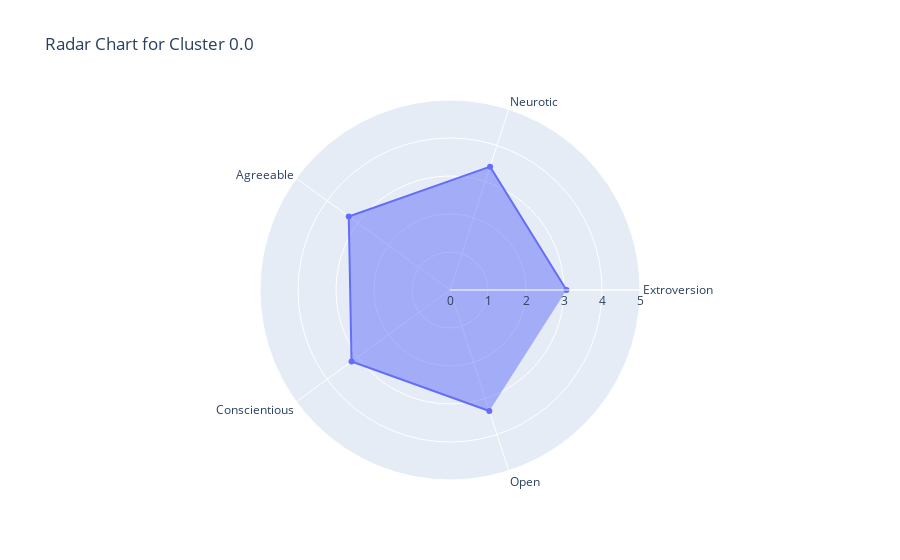
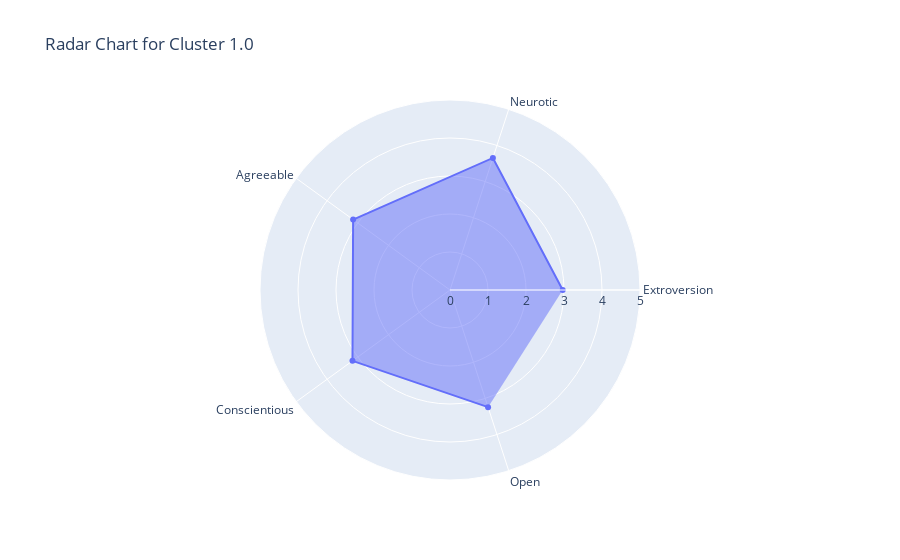
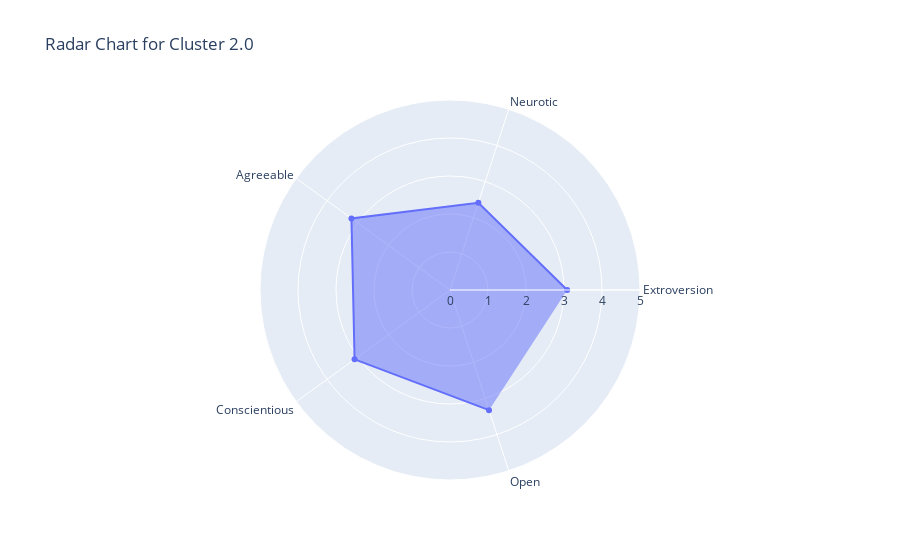
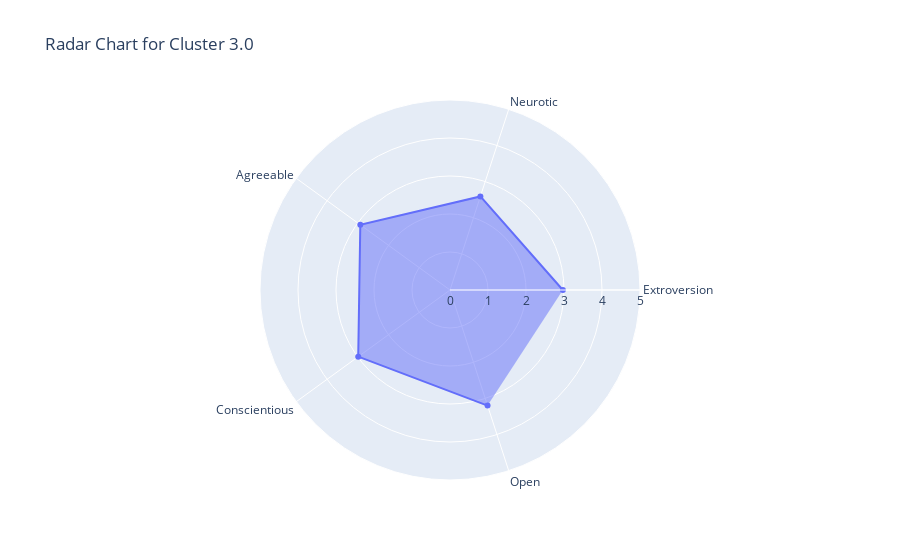

Write notebook code for charts like these, in order.
### Markdown cell above
### Cluster Interpretation:

From the mean of personality scores we can conclude that:

**Cluster 0:**
- Low extroversion.
- High neuroticism.
- Moderate agreeableness.
- Moderate conscientiousness.
- Moderate openness to experience.
  
This cluster seems to exhibit moderate extroversion but leans towards higher neuroticism, suggesting a propensity for negative emotions or stress. They seem moderately agreeable, conscientious, and open to experiences.

**Cluster 1:**
- Moderate extroversion.
- Moderate neuroticism.
- High agreeableness.
- Moderate conscientiousness.
- High openness to experience.
  
This cluster shows moderate extroversion and neuroticism but stands out for higher agreeableness and openness to experience. They appear friendly, cooperative, and open-minded.

**Cluster 2:**
- Moderate extroversion.
- Moderate neuroticism.
- Moderate agreeableness.
- Moderate conscientiousness.
- Moderate openness to experience.
  
This cluster demonstrates moderate scores across all traits, indicating a balanced profile without extreme tendencies in any specific trait.

**Cluster 3:**
- Low extroversion.
- Low neuroticism.
- Low agreeableness.
- Low conscientiousness.
- Moderate openness to experience.
  
This cluster presents low scores in extroversion, neuroticism, agreeableness, and conscientiousness, indicating a reserved, stable, less sociable, and less cooperative profile with moderate openness to experience.

**Cluster 4:**
- High extroversion.
- Low neuroticism.
- High agreeableness.
- High conscientiousness.
- High openness to experience.
  
This cluster showcases high extroversion, low neuroticism, and high scores in agreeableness, conscientiousness, and openness to experience. This group appears sociable, emotionally stable, cooperative, conscientious, and open-minded.

### Code cell
import plotly.express as px
import plotly.graph_objects as go


mean_cluster = sum_df.groupby('cluster').mean().reset_index()

# Function to create radar charts
def create_radar_chart(row):
    fig = go.Figure()

    fig.add_trace(go.Scatterpolar(
        r=[row['extroversion'], row['neurotic'], row['agreeable'], row['conscientious'], row['open']],
        theta=['Extroversion', 'Neurotic', 'Agreeable', 'Conscientious', 'Open'],
        fill='toself'
    ))

    fig.update_layout(
        polar=dict(radialaxis=dict(visible=True, range=[0, 5])),
        showlegend=False,
        title=f'Radar Chart for Cluster {row["cluster"]}'
    )

    fig.show()

# Create radar chart for each cluster
for i, row in mean_cluster.iterrows():
    create_radar_chart(row)

### Figure 1 — Plotly figure (JSON) as saved in the notebook; plotly's stock layout.template omitted (floating-point values rounded to 4 significant figures)
{"data": [{"fill": "toself", "r": [3.065, 3.413, 3.293, 3.203, 3.347], "theta": ["Extroversion", "Neurotic", "Agreeable", "Conscientious", "Open"], "type": "scatterpolar"}], "layout": {"polar": {"radialaxis": {"range": [0, 5], "visible": true}}, "showlegend": false, "title": {"text": "Radar Chart for Cluster 0.0"}}}

### Figure 2 — Plotly figure (JSON) as saved in the notebook; plotly's stock layout.template omitted (floating-point values rounded to 4 significant figures)
{"data": [{"fill": "toself", "r": [2.966, 3.654, 3.151, 3.172, 3.242], "theta": ["Extroversion", "Neurotic", "Agreeable", "Conscientious", "Open"], "type": "scatterpolar"}], "layout": {"polar": {"radialaxis": {"range": [0, 5], "visible": true}}, "showlegend": false, "title": {"text": "Radar Chart for Cluster 1.0"}}}

### Figure 3 — Plotly figure (JSON) as saved in the notebook; plotly's stock layout.template omitted (floating-point values rounded to 4 significant figures)
{"data": [{"fill": "toself", "r": [3.085, 2.416, 3.206, 3.103, 3.324], "theta": ["Extroversion", "Neurotic", "Agreeable", "Conscientious", "Open"], "type": "scatterpolar"}], "layout": {"polar": {"radialaxis": {"range": [0, 5], "visible": true}}, "showlegend": false, "title": {"text": "Radar Chart for Cluster 2.0"}}}

### Figure 4 — Plotly figure (JSON) as saved in the notebook; plotly's stock layout.template omitted (floating-point values rounded to 4 significant figures)
{"data": [{"fill": "toself", "r": [2.97, 2.588, 2.918, 2.986, 3.198], "theta": ["Extroversion", "Neurotic", "Agreeable", "Conscientious", "Open"], "type": "scatterpolar"}], "layout": {"polar": {"radialaxis": {"range": [0, 5], "visible": true}}, "showlegend": false, "title": {"text": "Radar Chart for Cluster 3.0"}}}
